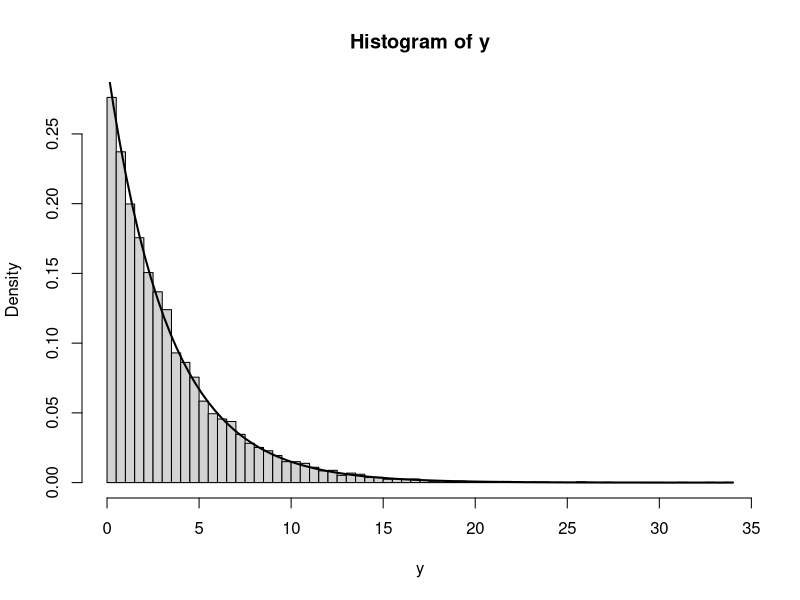
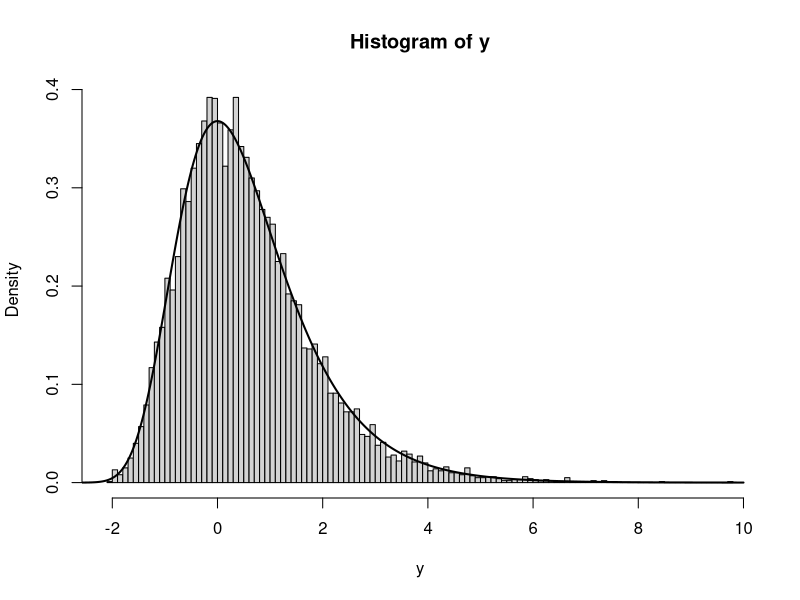
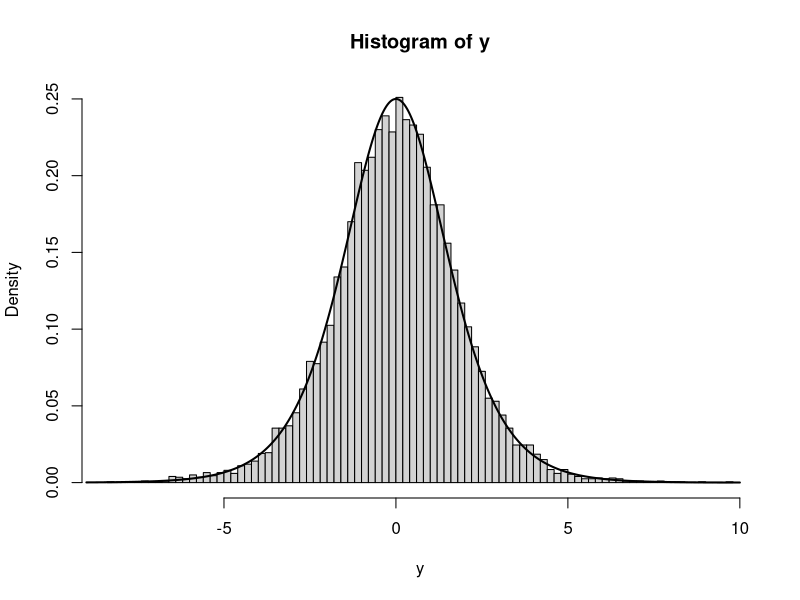

Here is the R script that generated these plots, in order:
## ---- chunk 1
n <- 1e4
lambda <- 0.3
u <- runif(n)
y <- -log(1-u)/lambda
## ---- chunk 2
x <- seq(from=0, to=ceiling(max(y)), length.out=100)
hist(y, freq=F, breaks=100)
lines(x=x, y=dexp(x,lambda), lwd=2)
## ---- chunk 3
n <- 1e4
u <- runif(n)
y <- -log(-log(u))
## ---- chunk 4
x <- seq(from=-3, to=ceiling(max(y)), length.out=500)
hist(y, freq=F, breaks=100)
lines(x=x, y=ordinal::dgumbel(x), lwd=2)
## ---- chunk 5
n <- 1e4
u <- runif(n)
y <- log(u) - log(1-u)
## ---- chunk 6
x <- seq(from=floor(min(y)), to=ceiling(max(y)), length.out=500)
hist(y, freq=F, breaks=100)
lines(x=x, y=dlogis(x), lwd=2)
## ---- chunk 7
n <- 1e4
y <- rnorm(n)

u <- runif(n)
y <- qnorm(u)
